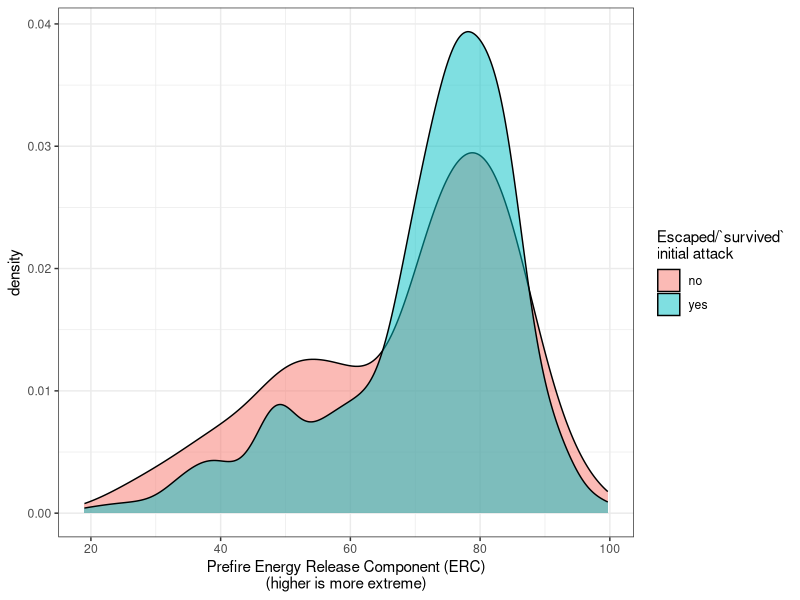
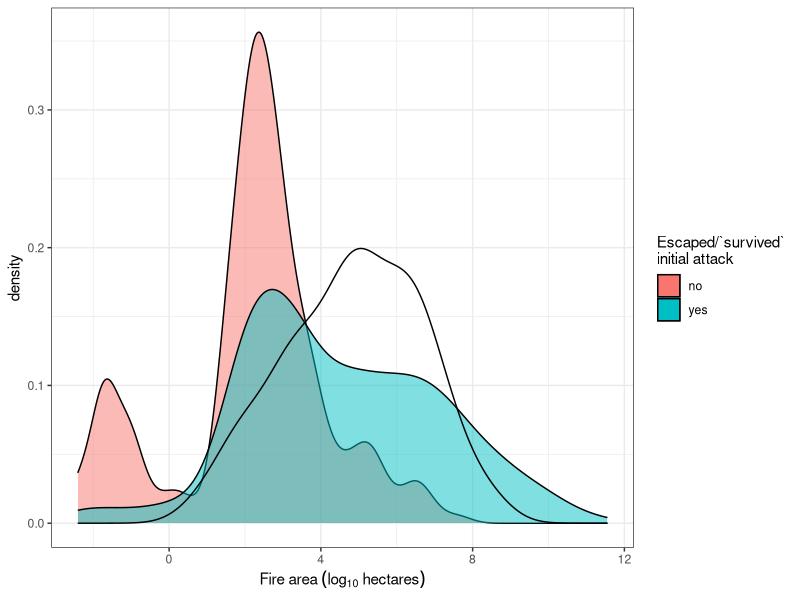
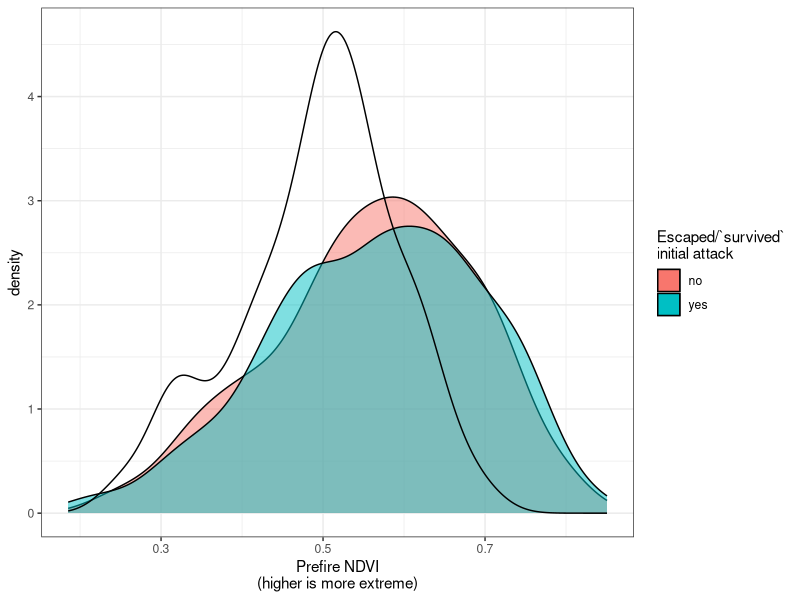
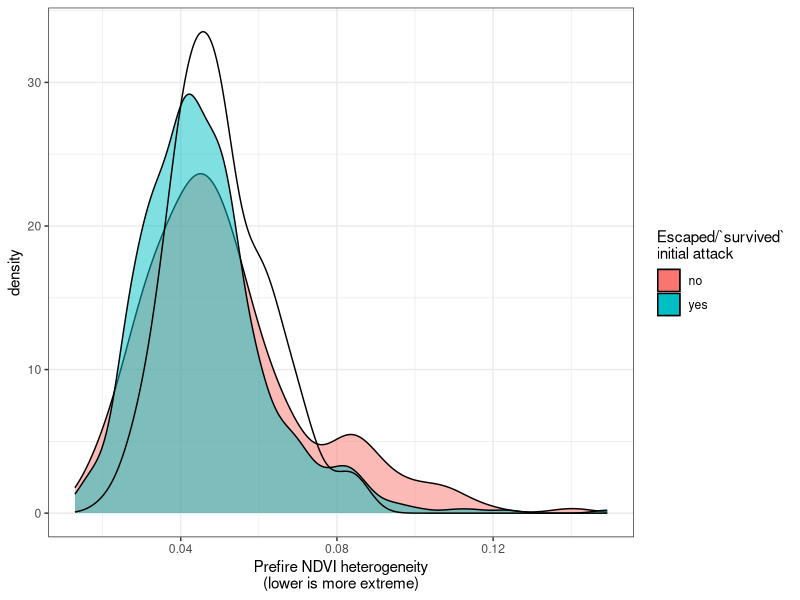
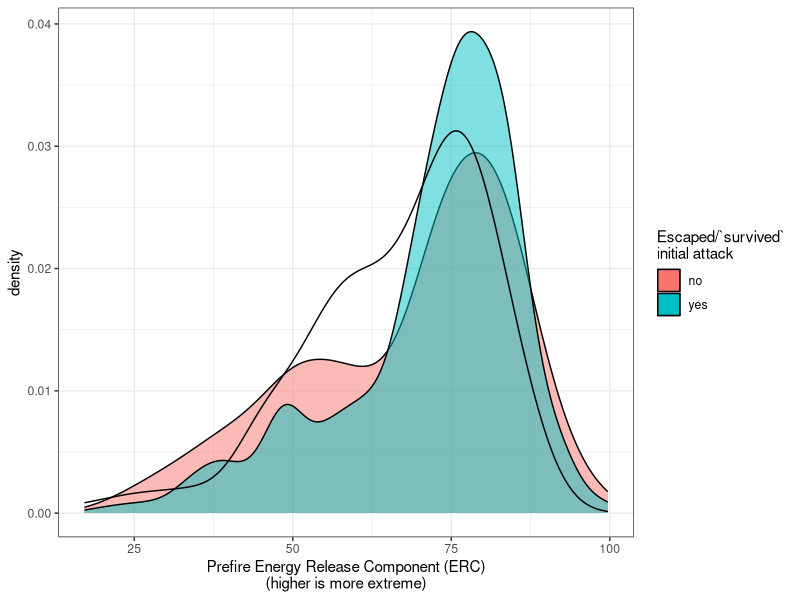
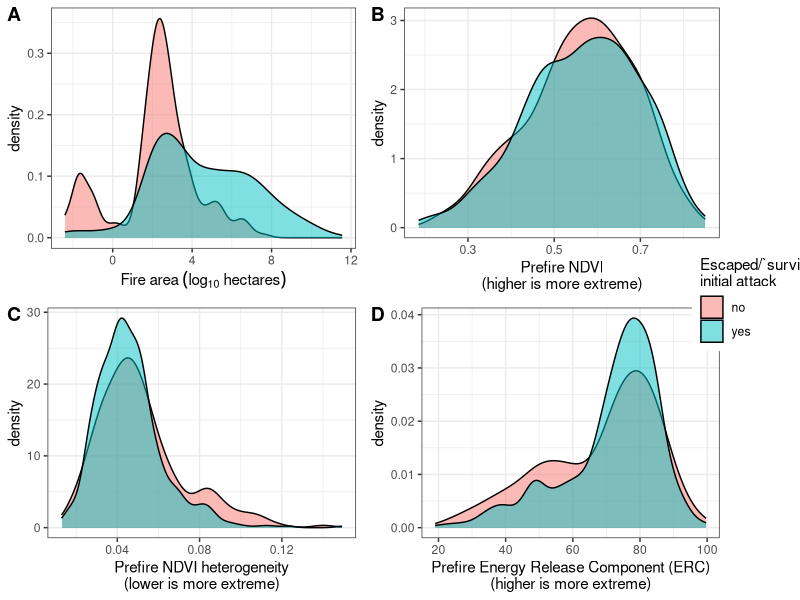
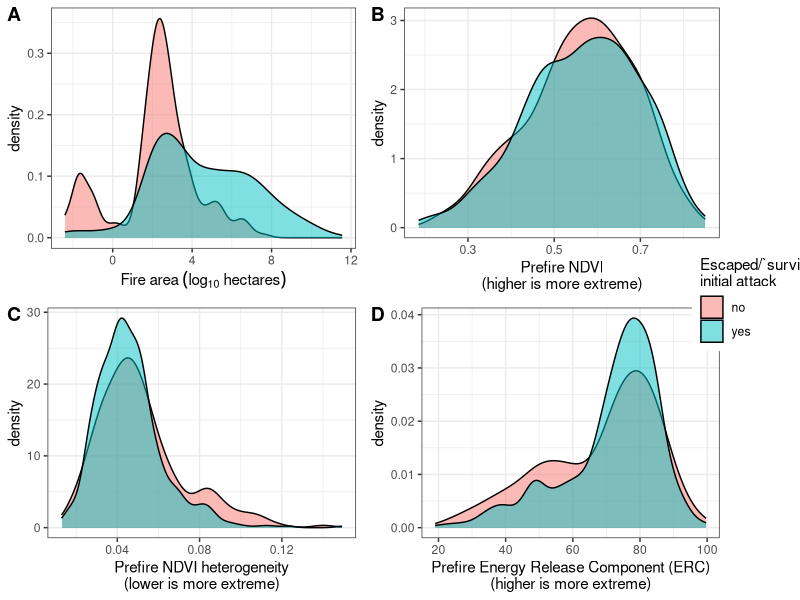

Reproduce these figures in R, in order.
# Load libraries
library(tidyverse)
library(sf)
library(cowplot)

# Read metadata file
md <- read_csv("data/data_raw/wildfire-severity_sierra-nevada-ca-usa_ypmc_1984-2017_fire-metadata.csv")
# md_sf <- st_read("data/data_raw/wildfire-severity_sierra-nevada-ca-usa_ypmc_1984-2017_fire-metadata.geoJSON") %>% st_transform(3310)
sdc <- 
  read_csv("data/data_output/high-severity-fires-with-sdc.csv") %>% 
  dplyr::select(fire_id, sdc)

fires_by_fire <- read_csv("data/data_output/polygonized-fires-by-fire.csv")
fires_by_severity <- read.csv("data/data_output/polygonized-fires-by-severity-classes.csv")

# short_fires <- st_read("data/data_output/sierra-nevada-ypmc-short-fod.gpkg") %>% dplyr::rename(fod_id = FOD_ID)
# ee_short_fires <- 
#   st_read("data/data_output/ee_short-burning-conditions_48-day-window_L4578_bicubic.geojson") %>% 
#   st_drop_geometry() %>% 
#   dplyr::select(fod_id, alarm_date, cont_date, fire_size, prop_ypmc, elev, earlyFfm100, fm100, hdw, vs, vpd, RBR, preFire_ndvi, het_ndvi_1, focal_mean_ndvi_1)

sev_cat_prop <-
  fires_by_severity %>% 
  dplyr::select(fire_id, sev_cat, sev_cat_prop) %>% 
  tidyr::spread(key = sev_cat, value = sev_cat_prop, fill = 0) %>% 
  dplyr::rename(prop_unchanged = `0`,
                prop_low = `1`,
                prop_mod = `2`,
                prop_high = `3`)

fires <-
  md %>% 
  dplyr::mutate(burn_duration = as.numeric(ymd(paste(cont_year, cont_month, cont_day, sep = "-")) - ymd(paste(alarm_year, alarm_month, alarm_day, sep = "-")))) %>% 
  left_join(fires_by_fire, by = "fire_id") %>% 
  dplyr::left_join(sev_cat_prop, by = "fire_id") %>% 
  dplyr::filter(!is.na(objective)) %>% 
  dplyr::mutate(objective = ifelse(objective == 1, yes = "suppression", no = "wfu"))


fires_sdc <-
  fires %>% 
  left_join(sdc, by = "fire_id")

# Successful initial attack versus failed initial attack based
# on burn duration

# Pier fire was definitely not contained in 2 days. Contained on 2017-11-29, not 2017-08-30?
# 0000f67fc2d69fe5c384
fires_sdc$cont_month[fires_sdc$fire_id == "0000f67fc2d69fe5c384"] = 11
fires_sdc$cont_day[fires_sdc$fire_id == "0000f67fc2d69fe5c384"] = 29
fires_sdc$burn_duration[fires_sdc$fire_id == "0000f67fc2d69fe5c384"] = 92

# Cedar fire was definitely not contained the same day it started. Contained on 206-10-01
# 000098483297cad8ed1f
# http://cdfdata.fire.ca.gov/incidents/incidents_details_info?incident_id=1392
fires_sdc$cont_month[fires_sdc$fire_id == "000098483297cad8ed1f"] = 10
fires_sdc$cont_day[fires_sdc$fire_id == "000098483297cad8ed1f"] = 1
fires_sdc$burn_duration[fires_sdc$fire_id == "000098483297cad8ed1f"] = 46

# Round Fire in 2015 was 2015-02-06 to 2015-02-12; not just 2 days
# 0000b2e869b63ddf6a4f
# http://cdfdata.fire.ca.gov/incidents/incidents_details_info?incident_id=1073
fires_sdc$alarm_day[fires_sdc$fire_id == "0000b2e869b63ddf6a4f"] = 6
fires_sdc$cont_day[fires_sdc$fire_id == "0000b2e869b63ddf6a4f"] = 12
fires_sdc$burn_duration[fires_sdc$fire_id == "0000b2e869b63ddf6a4f"] = 6 

# Containment fire day estimated for Chilcoot Fire? Include?
# 0000af58f72ef9d1239b

# wfu <-
#   fires_sdc %>% 
#   dplyr::filter(objective == "wfu")
# 
# quantile(wfu$burn_duration, prob = c(0.01, 0.05, 0.10, 0.25, 0.5), na.rm = TRUE)

ia <-
  fires_sdc %>% 
  dplyr::filter(objective == "suppression") %>% 
  dplyr::filter(!is.na(burn_duration) & (burn_duration >= 0 & burn_duration < 365)) %>% 
  dplyr::mutate(survived_ia = ifelse(burn_duration > 1, yes = 1, no = 0))

selection_on_event_size <-
  ggplot(ia %>% dplyr::mutate(survived_ia = ifelse(survived_ia == 1, yes = "yes", no = "no")), aes(x = log(fire_area_m2 / 10000), fill = survived_ia)) +
  geom_density(alpha = 0.5) +
  # geom_histogram(alpha = 0.5, bins = 100) +
  labs(x = expression(Fire ~ area ~ (log[10] ~ hectares)),
       fill = "Escaped/`survived`\ninitial attack") +
  theme_bw()

selection_on_prefire_ndvi <-
  ggplot(ia %>% dplyr::mutate(survived_ia = ifelse(survived_ia == 1, yes = "yes", no = "no")), aes(x = prefire_ndvi, fill = survived_ia)) +
  geom_density(alpha = 0.5) +
  # geom_histogram(alpha = 0.5, bins = 100) +
  labs(x = "Prefire NDVI\n(higher is more extreme)",
       fill = "Escaped/`survived`\ninitial attack") +
  theme_bw()

selection_on_fuel_heterogeneity <-
  ggplot(ia %>% dplyr::mutate(survived_ia = ifelse(survived_ia == 1, yes = "yes", no = "no")), aes(x = nbhd_sd_ndvi_1, fill = survived_ia)) +
  geom_density(alpha = 0.5) +
  # geom_histogram(alpha = 0.5, bins = 100) +
  labs(x = "Prefire NDVI heterogeneity\n(lower is more extreme)",
       fill = "Escaped/`survived`\ninitial attack") +
  theme_bw()

selection_on_erc <-
  ggplot(ia %>% dplyr::mutate(survived_ia = ifelse(survived_ia == 1, yes = "yes", no = "no")), aes(x = prefire_erc, fill = survived_ia)) +
  geom_density(alpha = 0.5) +
  # geom_histogram(alpha = 0.5, bins = 100) +
  labs(x = "Prefire Energy Release Component (ERC)\n(higher is more extreme)",
       fill = "Escaped/`survived`\ninitial attack") +
  theme_bw()

selection_on_erc

shared_legend = get_legend(selection_on_event_size)

selection_on_event_size + geom_density(data = fires_sdc %>% filter(objective == "wfu"), aes(x = log(fire_area_m2 / 10000)), inherit.aes = FALSE)
selection_on_prefire_ndvi + geom_density(data = fires_sdc %>% filter(objective == "wfu"), aes(x = prefire_ndvi), inherit.aes = FALSE)
selection_on_fuel_heterogeneity + geom_density(data = fires_sdc %>% filter(objective == "wfu"), aes(x = nbhd_sd_ndvi_1), inherit.aes = FALSE)
selection_on_erc + geom_density(data = fires_sdc %>% filter(objective == "wfu"), aes(x = prefire_erc), inherit.aes = FALSE)

panel_grid <- plot_grid(selection_on_event_size + theme(legend.position = "none"),
                        selection_on_prefire_ndvi + theme(legend.position = "none"),
                        selection_on_fuel_heterogeneity + theme(legend.position = "none"),
                        selection_on_erc + theme(legend.position = "none"),
                        nrow = 2, ncol = 2,
                        labels = LETTERS[1:4])

selection_panel_plot <- plot_grid(panel_grid, shared_legend, rel_widths = c(1, 0.1))
selection_panel_plot

ggsave(plot = selection_panel_plot, filename = "figures/selection-on-burning-conditions.pdf")
